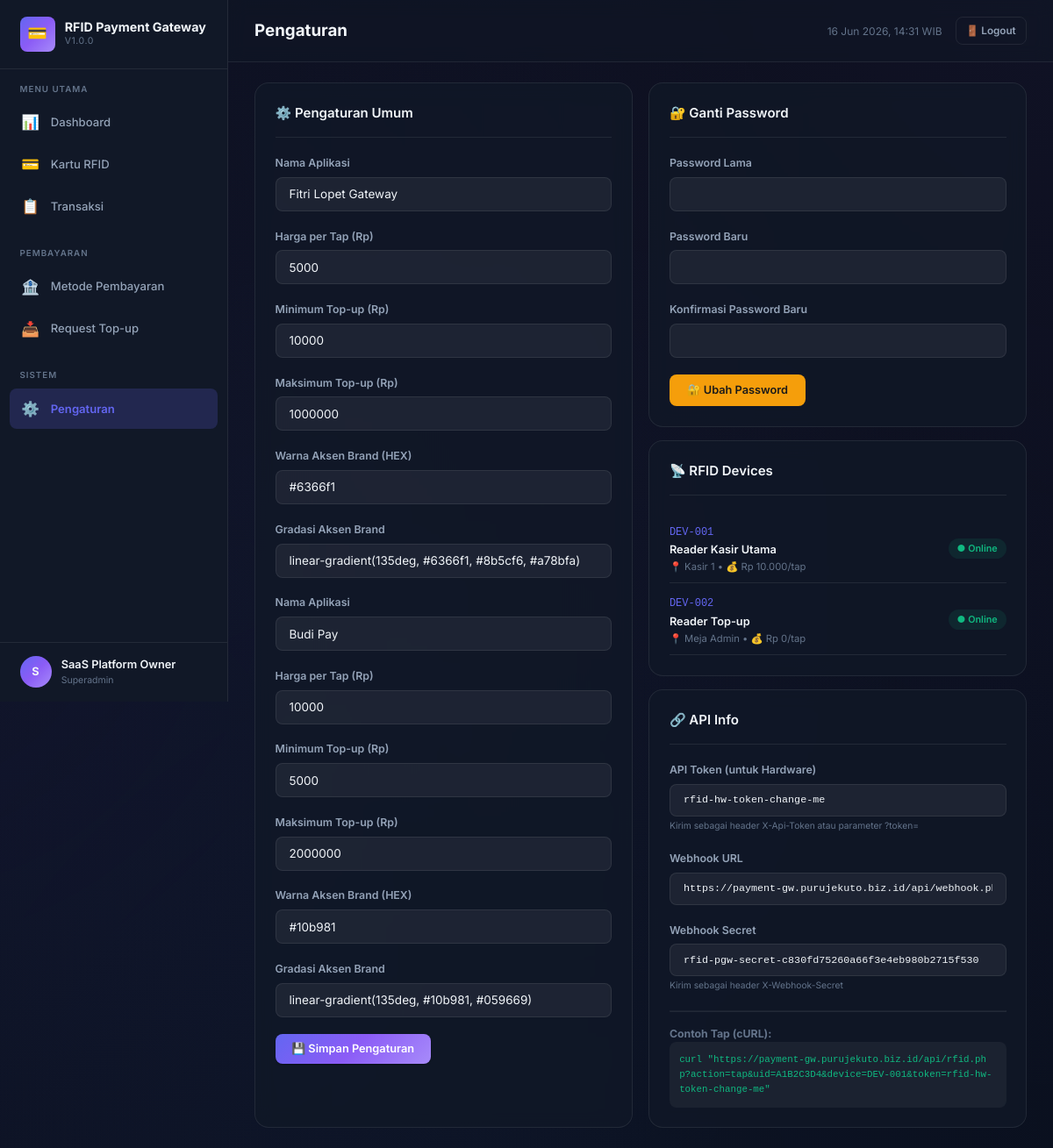
Page /pages/settings.php (signed in) on the committed database.
### tables this page shows
CREATE TABLE IF NOT EXISTS `settings` (
    `id` INT AUTO_INCREMENT PRIMARY KEY,
    `tenant_id` INT NOT NULL,
    `key` VARCHAR(50) NOT NULL,
    `value` TEXT DEFAULT NULL,
    `label` VARCHAR(100) DEFAULT NULL,
    `type` ENUM('text','number','boolean','textarea') DEFAULT 'text',
    `updated_at` TIMESTAMP DEFAULT CURRENT_TIMESTAMP ON UPDATE CURRENT_TIMESTAMP,
    FOREIGN KEY (`tenant_id`) REFERENCES `tenants`(`id`) ON DELETE CASCADE,
    UNIQUE KEY `key_per_tenant` (`tenant_id`, `key`)
);

CREATE TABLE IF NOT EXISTS `devices` (
    `id` INT AUTO_INCREMENT PRIMARY KEY,
    `tenant_id` INT NOT NULL,
    `device_id` VARCHAR(50) NOT NULL UNIQUE COMMENT 'ID unik alat (hardware token)',
    `nama` VARCHAR(100) NOT NULL,
    `lokasi` VARCHAR(100) DEFAULT NULL,
    `tipe` ENUM('payment','topup','checkin') DEFAULT 'payment',
    `harga_tap` DECIMAL(12,2) DEFAULT 10000.00,
    `is_active` TINYINT(1) DEFAULT 1,
    `last_seen` TIMESTAMP NULL,
    `created_at` TIMESTAMP DEFAULT CURRENT_TIMESTAMP,
    FOREIGN KEY (`tenant_id`) REFERENCES `tenants`(`id`) ON DELETE CASCADE,
    INDEX `idx_tenant_device` (`tenant_id`, `device_id`)
);

### config.php (called while the page is built, shortened)
<?php
function formatRupiah($angka) {
    return 'Rp ' . number_format((float)$angka, 0, ',', '.');
}
if (! function_exists('sanitize')) {
    function sanitize($input) {
        return htmlspecialchars(trim($input), ENT_QUOTES, 'UTF-8');
    }
}

### pages/settings.php (the view, shortened to what this page needs)
<?php
require_once '_header.php';
$pdo = getDB();
$settings = $pdo->query("SELECT * FROM settings ORDER BY id")->fetchAll();
$devices = $pdo->query("SELECT * FROM devices ORDER BY device_id")->fetchAll();
?>
<div style="display:grid;grid-template-columns:1fr 1fr;gap:1.25rem">
    <div class="card">
        <div class="card-header">
            <h3 class="card-title">⚙️ Pengaturan Umum</h3>
        </div>
        <form method="POST">
            <?php foreach ($settings as $s): ?>
            <div class="form-group">
                <label class="form-label"><?= sanitize($s['label'] ?? $s['key']) ?></label>
                <?php if ($s['type'] === 'textarea'): ?>
                    <textarea name="settings[<?= $s['key'] ?>]" class="form-control"><?= sanitize($s['value'] ?? '') ?></textarea>
                <?php elseif ($s['type'] === 'number'): ?>
                    <input type="number" name="settings[<?= $s['key'] ?>]" class="form-control" value="<?= sanitize($s['value'] ?? '') ?>">
                <?php else: ?>
                    <input type="text" name="settings[<?= $s['key'] ?>]" class="form-control" value="<?= sanitize($s['value'] ?? '') ?>">
                <?php endif; ?>
            </div>
            <?php endforeach; ?>
            <button type="submit" class="btn btn-primary">💾 Simpan Pengaturan</button>
        </form>
    </div>
    <div>
        <div class="card mb-2">
            <div class="card-header">
                <h3 class="card-title">🔐 Ganti Password</h3>
            </div>
            <form method="POST">
                <div class="form-group">
                    <label class="form-label">Password Lama</label>
                    <input type="password" name="current_password" class="form-control" required>
                </div>
                <div class="form-group">
                    <label class="form-label">Password Baru</label>
                    <input type="password" name="new_password" class="form-control" required minlength="6">
                </div>
                <div class="form-group">
                    <label class="form-label">Konfirmasi Password Baru</label>
                    <input type="password" name="confirm_password" class="form-control" required>
                </div>
                <button type="submit" class="btn btn-warning">🔐 Ubah Password</button>
            </form>
        </div>
        <div class="card mb-2">
            <div class="card-header">
                <h3 class="card-title">📡 RFID Devices</h3>
            </div>
            <?php if (empty($devices)): ?>
                <p class="text-muted" style="font-size:0.85rem">Belum ada device terdaftar.</p>
            <?php else: ?>
                <?php foreach ($devices as $d): ?>
                <div style="display:flex;justify-content:space-between;align-items:center;padding:0.6rem 0;border-bottom:1px solid var(--border-color)">
                    <div>
                        <code style="color:var(--accent-primary);font-size:0.8rem"><?= sanitize($d['device_id']) ?></code>
                        <div style="font-weight:600;font-size:0.85rem"><?= sanitize($d['nama']) ?></div>
                        <div class="text-muted" style="font-size:0.75rem">
                            📍 <?= sanitize($d['lokasi'] ?? '-') ?> •
                            💰 <?= formatRupiah($d['harga_tap']) ?>/tap
                        </div>
                    </div>
                    <div>
                        <span class="badge <?= $d['is_active'] ? 'badge-success' : 'badge-danger' ?>">
                            <?= $d['is_active'] ? '● Online' : '● Offline' ?>
                        </span>
                    </div>
                </div>
                <?php endforeach; ?>
            <?php endif; ?>
        </div>
        <div class="card">
            <div class="card-header">
                <h3 class="card-title">🔗 API Info</h3>
            </div>
            <div style="font-size:0.82rem">
                <div class="form-group">
                    <label class="form-label">API Token (untuk Hardware)</label>
                    <input type="text" class="form-control font-mono" value="<?= API_TOKEN ?>" readonly
                           onclick="this.select()" style="font-size:0.78rem">
                    <small class="text-muted">Kirim sebagai header X-Api-Token atau parameter ?token=</small>
                </div>
                <div class="form-group">
                    <label class="form-label">Webhook URL</label>
                    <input type="text" class="form-control font-mono" value="<?= APP_URL ?>/api/webhook.php" readonly
                           onclick="this.select()" style="font-size:0.78rem">
                </div>
                <div class="form-group">
                    <label class="form-label">Webhook Secret</label>
                    <input type="text" class="form-control font-mono" value="<?= WEBHOOK_SECRET ?>" readonly
                           onclick="this.select()" style="font-size:0.78rem">
                    <small class="text-muted">Kirim sebagai header X-Webhook-Secret</small>
                </div>
                <hr style="border-color:var(--border-color);margin:1rem 0">
                <p class="text-muted"><strong>Contoh Tap (cURL):</strong></p>
                <code style="display:block;background:var(--bg-glass);padding:0.75rem;border-radius:var(--radius-sm);font-size:0.72rem;word-break:break-all;color:var(--success)">
                    curl "<?= APP_URL ?>/api/rfid.php?action=tap&uid=A1B2C3D4&device=DEV-001&token=<?= API_TOKEN ?>"
                </code>
            </div>
        </div>
    </div>
</div>
<?php require_once '_footer.php'; ?>

### assets/css/style.css (style rules this page uses)
:root { --bg-primary: #0a0e1a; --bg-secondary: #111827; --bg-card: rgba(17, 24, 39, 0.8); --bg-glass: rgba(255, 255, 255, 0.05); --bg-glass-hover: rgba(255, 255, 255, 0.08); --bg-input: rgba(255, 255, 255, 0.06); --text-primary: #f1f5f9; --text-secondary: #94a3b8; --text-muted: #64748b; --accent-primary: #6366f1; --accent-primary-glow: rgba(99, 102, 241, 0.3); --accent-secondary: #8b5cf6; --accent-gradient: linear-gradient(135deg, #6366f1, #8b5cf6, #a78bfa); --success: #10b981; --success-bg: rgba(16, 185, 129, 0.1); --warning: #f59e0b; --warning-bg: rgba(245, 158, 11, 0.1); --danger: #ef4444; --danger-bg: rgba(239, 68, 68, 0.1); --info: #3b82f6; --info-bg: rgba(59, 130, 246, 0.1); --border-color: rgba(255, 255, 255, 0.08); --border-color-hover: rgba(255, 255, 255, 0.15); --shadow-sm: 0 1px 2px rgba(0, 0, 0, 0.3); --shadow-md: 0 4px 6px rgba(0, 0, 0, 0.3); --shadow-lg: 0 10px 25px rgba(0, 0, 0, 0.4); --shadow-glow: 0 0 20px var(--accent-primary-glow); --sidebar-width: 260px; --header-height: 64px; --radius-sm: 8px; --radius-md: 12px; --radius-lg: 16px; --radius-xl: 20px; --transition-fast: 0.15s ease; --transition-normal: 0.3s ease; --transition-slow: 0.5s ease; }
*, *::before, *::after { margin: 0; padding: 0; box-sizing: border-box; }
html { font-size: 15px; scroll-behavior: smooth; }
body { font-family: 'Inter', -apple-system, BlinkMacSystemFont, sans-serif; background: var(--bg-primary); color: var(--text-primary); line-height: 1.6; min-height: 100vh; overflow-x: hidden; }
body::before { content: ''; position: fixed; top: -50%; left: -50%; width: 200%; height: 200%; background: radial-gradient(circle at 20% 50%, rgba(99, 102, 241, 0.08) 0%, transparent 50%), radial-gradient(circle at 80% 20%, rgba(139, 92, 246, 0.06) 0%, transparent 50%), radial-gradient(circle at 50% 80%, rgba(59, 130, 246, 0.05) 0%, transparent 50%); animation: bgFloat 20s ease-in-out infinite; z-index: -1; pointer-events: none; }
.card { background: var(--bg-card); backdrop-filter: blur(10px); border: 1px solid var(--border-color); border-radius: var(--radius-lg); padding: 1.5rem; transition: all var(--transition-normal); }
.card-header { display: flex; align-items: center; justify-content: space-between; margin-bottom: 1.25rem; padding-bottom: 1rem; border-bottom: 1px solid var(--border-color); }
.card-title { font-size: 1rem; font-weight: 600; }
.form-group { margin-bottom: 1.25rem; }
.form-label { display: block; font-size: 0.825rem; font-weight: 600; color: var(--text-secondary); margin-bottom: 0.4rem; }
.form-control { width: 100%; padding: 0.7rem 1rem; background: var(--bg-input); border: 1px solid var(--border-color); border-radius: var(--radius-sm); color: var(--text-primary); font-family: inherit; font-size: 0.9rem; transition: all var(--transition-fast); outline: none; }
.form-control::placeholder { color: var(--text-muted); }
.btn { display: inline-flex; align-items: center; justify-content: center; gap: 0.5rem; padding: 0.65rem 1.25rem; font-family: inherit; font-size: 0.85rem; font-weight: 600; border: 1px solid transparent; border-radius: var(--radius-sm); cursor: pointer; transition: all var(--transition-fast); text-decoration: none; white-space: nowrap; }
.btn-primary { background: var(--accent-gradient); color: white; border: none; box-shadow: var(--shadow-sm); }
.btn-warning { background: var(--warning); color: #1a1a1a; }
.badge { display: inline-flex; align-items: center; gap: 0.3rem; padding: 0.2rem 0.65rem; font-size: 0.72rem; font-weight: 600; border-radius: 50px; white-space: nowrap; }
.badge-success { background: var(--success-bg); color: var(--success); }
.animate-in { animation: slideUp 0.4s ease; }
.text-muted { color: var(--text-muted); }
.font-mono { font-family: 'JetBrains Mono', 'Fira Code', monospace; }
.mb-2 { margin-bottom: 1rem; }

### rows in the picture
settings: label "Nama Aplikasi", value "Fitri Lopet Gateway"
settings: label "Harga per Tap (Rp)", value "5000"
settings: label "Minimum Top-up (Rp)", value "10000"
settings: label "Maksimum Top-up (Rp)", value "1000000"
settings: label "Warna Aksen Brand (HEX)", value "#6366f1"
settings: label "Gradasi Aksen Brand", value "linear-gradient(135deg, #6366f1, #8b5cf6, #a78bfa)"
settings: label "Nama Aplikasi", value "Budi Pay"
settings: label "Harga per Tap (Rp)", value "10000"
settings: label "Minimum Top-up (Rp)", value "5000"
settings: label "Maksimum Top-up (Rp)", value "2000000"
settings: label "Warna Aksen Brand (HEX)", value "#10b981"
settings: label "Gradasi Aksen Brand", value "linear-gradient(135deg, #10b981, #059669)"
devices: device "DEV-001", nama "Reader Kasir Utama", lokasi "Kasir 1", harga_tap "Rp 10.000", is_active "● Online"
devices: device "DEV-002", nama "Reader Top-up", lokasi "Meja Admin", harga_tap "Rp 0", is_active "● Online"

### other values in the picture
APP_NAME "RFID Payment Gateway"
APP_VERSION "1.0.0"
substr($_SESSION['admin_nama'] ?? 'A', 0, 1) "S"
$_SESSION['admin_nama'] "SaaS Platform Owner"
$_SESSION['admin_role'] "Superadmin"
$pageTitle "Pengaturan"
APP_URL "https://payment-gw.purujekuto.biz.id"
API_TOKEN "rfid-hw-token-change-me"
